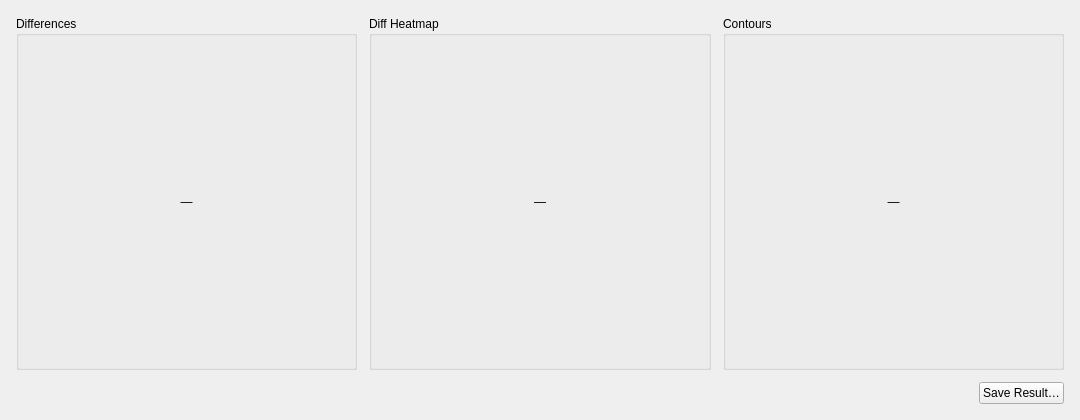
<?xml version="1.0" encoding="UTF-8"?>
<ui version="4.0">
 <class>ImageComparisonResultWidget</class>
 <widget class="QWidget" name="ImageComparisonResultWidget">
  <property name="geometry">
   <rect>
    <x>0</x>
    <y>0</y>
    <width>1080</width>
    <height>420</height>
   </rect>
  </property>
  <layout class="QVBoxLayout" name="mainLayout">
   <property name="spacing">
    <number>12</number>
   </property>
   <property name="leftMargin">
    <number>16</number>
   </property>
   <property name="topMargin">
    <number>16</number>
   </property>
   <property name="rightMargin">
    <number>16</number>
   </property>
   <property name="bottomMargin">
    <number>16</number>
   </property>
   <item>
    <layout class="QHBoxLayout" name="resultsLayout">
     <property name="spacing">
      <number>12</number>
     </property>
     <item>
      <widget class="QGroupBox" name="groupDiff">
       <property name="title">
        <string>Differences</string>
       </property>
       <layout class="QVBoxLayout" name="layoutDiff">
        <item>
         <widget class="QLabel" name="lblDiff">
          <property name="minimumSize">
           <size>
            <width>310</width>
            <height>300</height>
           </size>
          </property>
          <property name="text">
           <string>—</string>
          </property>
          <property name="scaledContents">
           <bool>true</bool>
          </property>
          <property name="alignment">
           <set>Qt::AlignmentFlag::AlignCenter</set>
          </property>
         </widget>
        </item>
       </layout>
      </widget>
     </item>
     <item>
      <widget class="QGroupBox" name="groupHeatmap">
       <property name="title">
        <string>Diff Heatmap</string>
       </property>
       <layout class="QVBoxLayout" name="layoutHeatmap">
        <item>
         <widget class="QLabel" name="lblHeatmap">
          <property name="minimumSize">
           <size>
            <width>310</width>
            <height>300</height>
           </size>
          </property>
          <property name="text">
           <string>—</string>
          </property>
          <property name="scaledContents">
           <bool>true</bool>
          </property>
          <property name="alignment">
           <set>Qt::AlignmentFlag::AlignCenter</set>
          </property>
         </widget>
        </item>
       </layout>
      </widget>
     </item>
     <item>
      <widget class="QGroupBox" name="groupContours">
       <property name="title">
        <string>Contours</string>
       </property>
       <layout class="QVBoxLayout" name="layoutContours">
        <item>
         <widget class="QLabel" name="lblContours">
          <property name="minimumSize">
           <size>
            <width>310</width>
            <height>300</height>
           </size>
          </property>
          <property name="text">
           <string>—</string>
          </property>
          <property name="scaledContents">
           <bool>true</bool>
          </property>
          <property name="alignment">
           <set>Qt::AlignmentFlag::AlignCenter</set>
          </property>
         </widget>
        </item>
       </layout>
      </widget>
     </item>
    </layout>
   </item>
   <item>
    <layout class="QHBoxLayout" name="footerLayout">
     <property name="spacing">
      <number>10</number>
     </property>
     <item>
      <widget class="QLabel" name="lblStats">
       <property name="text">
        <string/>
       </property>
      </widget>
     </item>
     <item>
      <spacer name="footerSpacer">
       <property name="orientation">
        <enum>Qt::Orientation::Horizontal</enum>
       </property>
       <property name="sizeHint" stdset="0">
        <size>
         <width>40</width>
         <height>20</height>
        </size>
       </property>
      </spacer>
     </item>
     <item>
      <widget class="QPushButton" name="btnSaveResult">
       <property name="text">
        <string>Save Result…</string>
       </property>
      </widget>
     </item>
    </layout>
   </item>
  </layout>
 </widget>
 <resources/>
 <connections/>
</ui>
